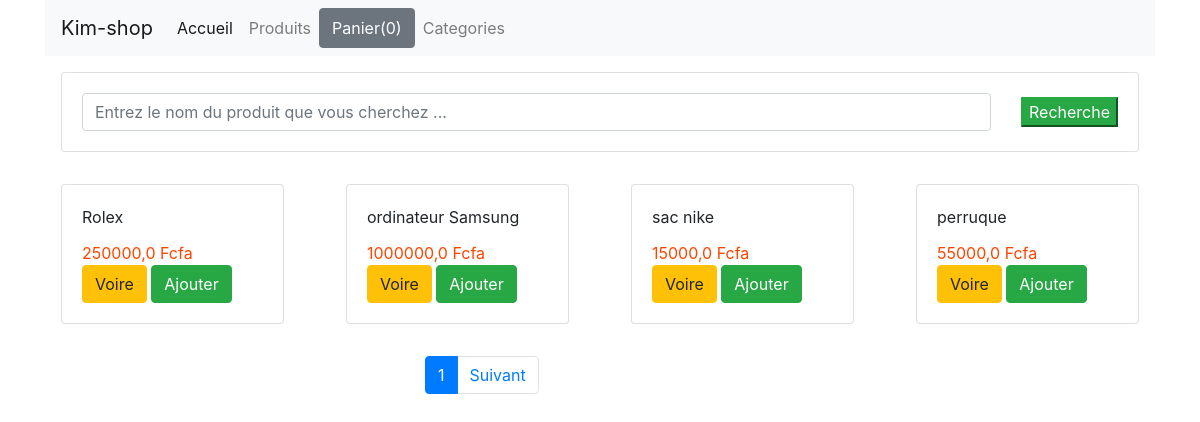
/, run on an earlier commit of the app's database.
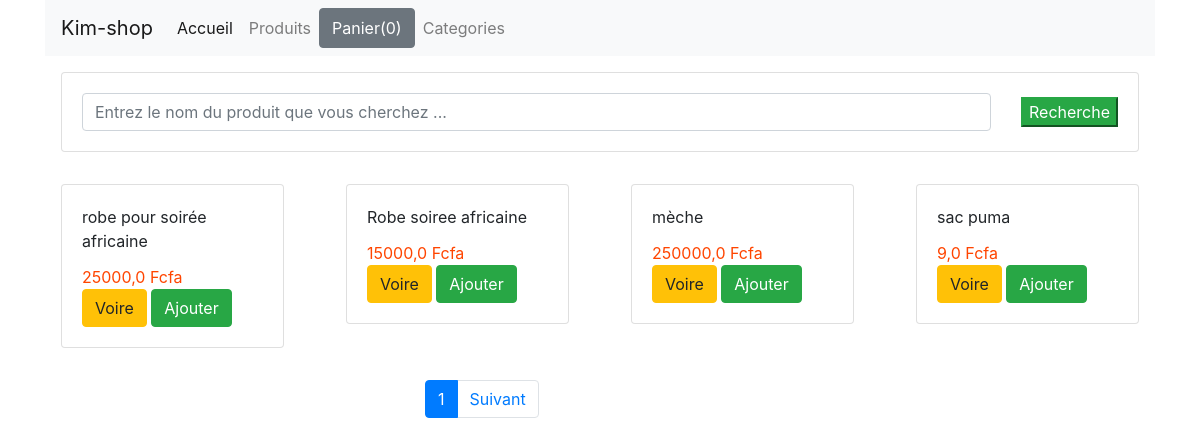
And on a later commit of the database.
### shop/models.py (models this page shows, shortened)
class Product(models.Model):
    title = models.CharField(max_length=200)
    price = models.FloatField()
    description = models.TextField()
    category = models.ForeignKey(Category,related_name='categorie',on_delete=models.CASCADE)
    image = models.CharField(max_length=5000)
    date_added = models.DateTimeField(auto_now=True)
    class Meta:
        ordering = ['-date_added']

### shop/views.py (the view)
# urls.py: path('',index, name='home'),
def index(request):
    product_object = Product.objects.all()
    item_name = request.GET.get('item-name')
    if item_name !='' and item_name is not None:
        product_object= Product.objects.filter(title__icontains=item_name)
    Paginators=  Paginator(product_object,4)
    page= request.GET.get('page')
    product_object= Paginators.get_page(page)
    return render(request,'shop/index.html',{'product_object':product_object})

### shop/templates/shop/index.html (shortened to what this page needs)
{% extends "shop/base.html"%}
{% block content %}
    <div class="row">
        <div class="col-md-12">
            <form action="#" class="card  m-3 card-sm">
                <div class="card-body row no-guetters align-items-center">
                    <div class="col">
                        <input type="search" placeholder="Entrez le nom du produit que vous cherchez ..." name="item-name" class="form-control   form-control-borderless ">
                </div>
                <div class="col-auto">
                    <button type="submit" class="btn-success">Recherche</button>
                </div>
                </div>
            </form>
        </div>
    </div>
    <div class="row">
        {% for product in  product_object %}
        <div class="col-md-3">
            <div class="card m-3  ">
                <div class="card-body">
                    <div id="aa{{ product.id }}" class="card-title">{{product.title}}</div>
                    <div id="price{{product.id}}" style="color:orangered" class="card-text">{{product.price}} Fcfa</div>
                    <a href="{{product.id}}" class="btn btn-warning">Voire</a>
                    <button id="{{product.id}}" class="btn ted  btn-success">Ajouter</button>
                </div>
            </div>
        </div>
        {% endfor %}
    </div>
    <div class="row mt-3">
        <div class="col-md-3 offset-md-4">
            <ul class="pagination">
                <li class="page-item active">
                    <a class="page-link" href="?page={{ product_object.number }}">{{product_object.number }}</a>
                </li>
                {% if product_object.has_next %}
                <li class="page-item" >
                    <a class="page-link" href="?page={{ product_object.next_page_number }}">Suivant</a>
                </li>
                {% endif %}
            </ul>
        </div>
    </div>
{% endblock %}

What changed in the data, as far as the page shows it:
no longer on this page (row unchanged): Product: title "Rolex", price "250000,0"
no longer on this page (row unchanged): Product: title "ordinateur Samsung", price "1000000,0"
no longer on this page (row unchanged): Product: title "sac nike", price "15000,0"
no longer on this page (row unchanged): Product: title "perruque", price "55000,0"
added Product: title "robe pour soirée africaine", price "25000,0"
added Product: title "Robe soiree africaine", price "15000,0"
added Product: title "mèche", price "250000,0"
added Product: title "sac puma", price "9,0"
